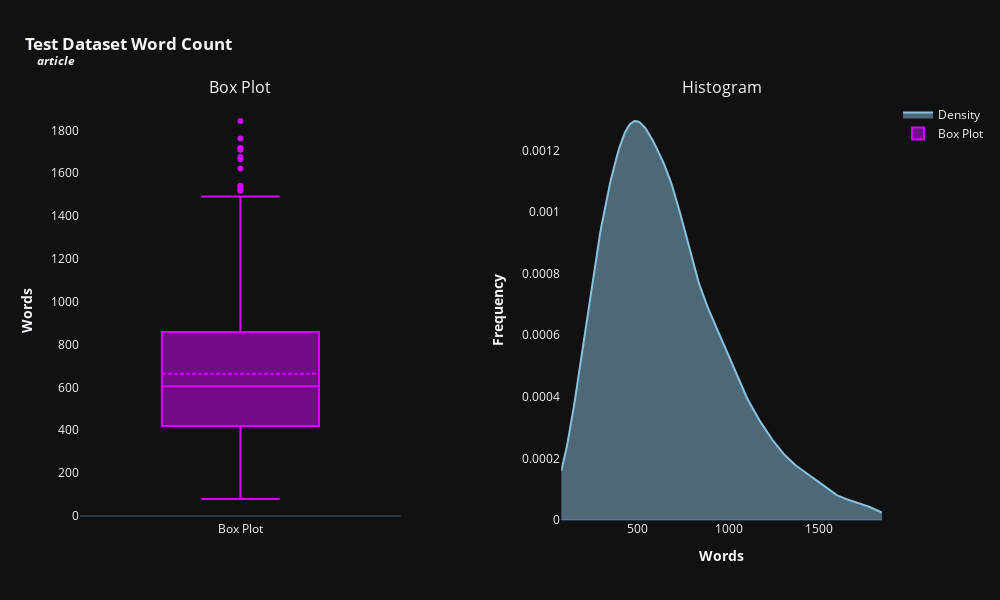
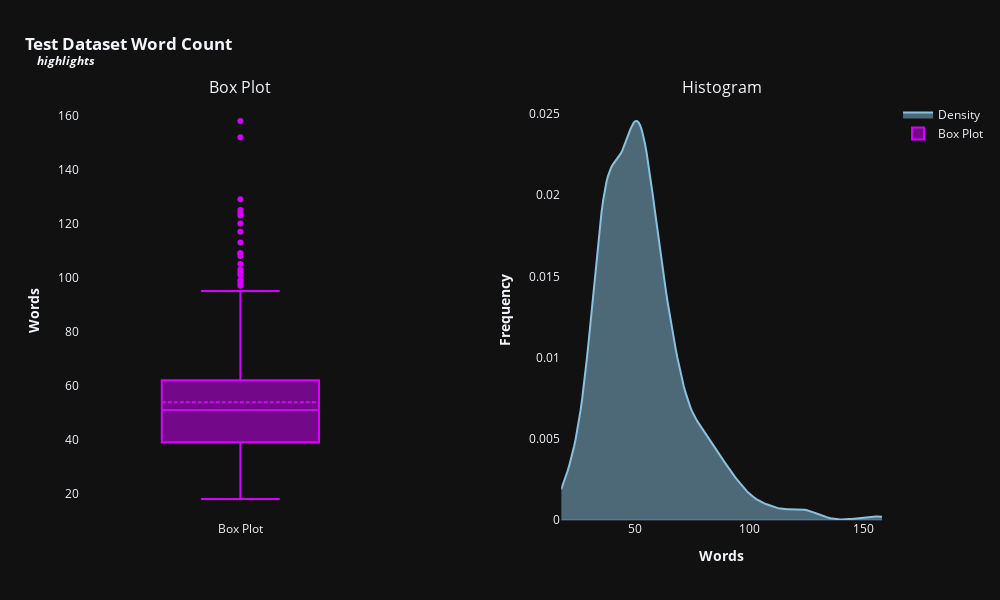

Notebook cell for these charts, in order:
### Code cell
df_text_lenght = pd.DataFrame() # Creating an empty dataframe
for feat in categorical_features: # Iterating through features --> Dialogue & Summary
    df_text_lenght[feat] = test[feat].apply(lambda x: len(str(x).split())) #  Counting words for each feature

# Plotting histogram-boxplot
histogram_boxplot(df_text_lenght,'#89c2e0', '#d500ff', 600, 1000, True, 'Test Dataset')

### Figure 1 — Plotly figure (JSON) as saved in the notebook; plotly's stock layout.template omitted (floating-point values rounded to 4 significant figures; data arrays with more than 128 entries replaced by an {"elided": "..."} marker saying what was removed)
{"data": [{"fill": "tozeroy", "line": {"color": "#89c2e0"}, "mode": "lines", "name": "Density", "type": "scatter", "x": {"elided": "200 float values"}, "xaxis": "x2", "y": {"elided": "200 float values"}, "yaxis": "y2"}, {"boxmean": true, "line": {"color": "#d500ff"}, "name": "Box Plot", "type": "box", "xaxis": "x", "y": {"elided": "574 int values"}, "yaxis": "y"}], "layout": {"annotations": [{"font": {"size": 16}, "showarrow": false, "text": "Box Plot", "x": 0.2, "xanchor": "center", "xref": "paper", "y": 1, "yanchor": "bottom", "yref": "paper"}, {"font": {"size": 16}, "showarrow": false, "text": "Histogram", "x": 0.8, "xanchor": "center", "xref": "paper", "y": 1, "yanchor": "bottom", "yref": "paper"}], "height": 600, "margin": {"t": 100}, "showlegend": true, "title": {"text": "<b>Test Dataset Word Count<br><sup><i>&nbsp;&nbsp;&nbsp;&nbsp;article</i></sup></b>", "x": 0.025, "xanchor": "left"}, "width": 1000, "xaxis": {"anchor": "y", "domain": [0, 0.4], "showgrid": false, "title": {"text": ""}}, "xaxis2": {"anchor": "y2", "domain": [0.6, 1], "showgrid": false, "title": {"text": "<b>Words</b>"}}, "yaxis": {"anchor": "x", "domain": [0, 1], "showgrid": false, "title": {"text": "<b>Words</b>"}}, "yaxis2": {"anchor": "x2", "domain": [0, 1], "showgrid": false, "title": {"text": "<b>Frequency</b>"}}}}

### Figure 2 — Plotly figure (JSON) as saved in the notebook; plotly's stock layout.template omitted (floating-point values rounded to 4 significant figures; data arrays with more than 128 entries replaced by an {"elided": "..."} marker saying what was removed)
{"data": [{"fill": "tozeroy", "line": {"color": "#89c2e0"}, "mode": "lines", "name": "Density", "type": "scatter", "x": {"elided": "200 float values"}, "xaxis": "x2", "y": {"elided": "200 float values"}, "yaxis": "y2"}, {"boxmean": true, "line": {"color": "#d500ff"}, "name": "Box Plot", "type": "box", "xaxis": "x", "y": {"elided": "574 int values"}, "yaxis": "y"}], "layout": {"annotations": [{"font": {"size": 16}, "showarrow": false, "text": "Box Plot", "x": 0.2, "xanchor": "center", "xref": "paper", "y": 1, "yanchor": "bottom", "yref": "paper"}, {"font": {"size": 16}, "showarrow": false, "text": "Histogram", "x": 0.8, "xanchor": "center", "xref": "paper", "y": 1, "yanchor": "bottom", "yref": "paper"}], "height": 600, "margin": {"t": 100}, "showlegend": true, "title": {"text": "<b>Test Dataset Word Count<br><sup><i>&nbsp;&nbsp;&nbsp;&nbsp;highlights</i></sup></b>", "x": 0.025, "xanchor": "left"}, "width": 1000, "xaxis": {"anchor": "y", "domain": [0, 0.4], "showgrid": false, "title": {"text": ""}}, "xaxis2": {"anchor": "y2", "domain": [0.6, 1], "showgrid": false, "title": {"text": "<b>Words</b>"}}, "yaxis": {"anchor": "x", "domain": [0, 1], "showgrid": false, "title": {"text": "<b>Words</b>"}}, "yaxis2": {"anchor": "x2", "domain": [0, 1], "showgrid": false, "title": {"text": "<b>Frequency</b>"}}}}
